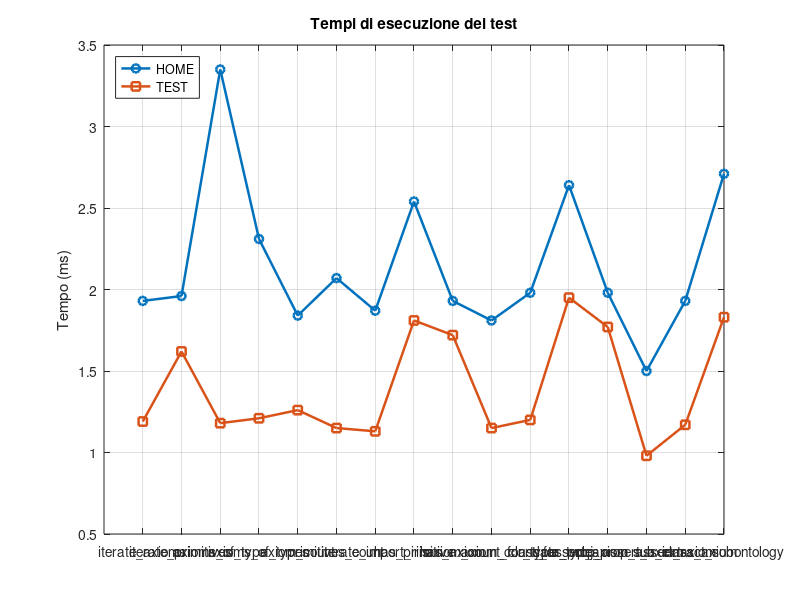
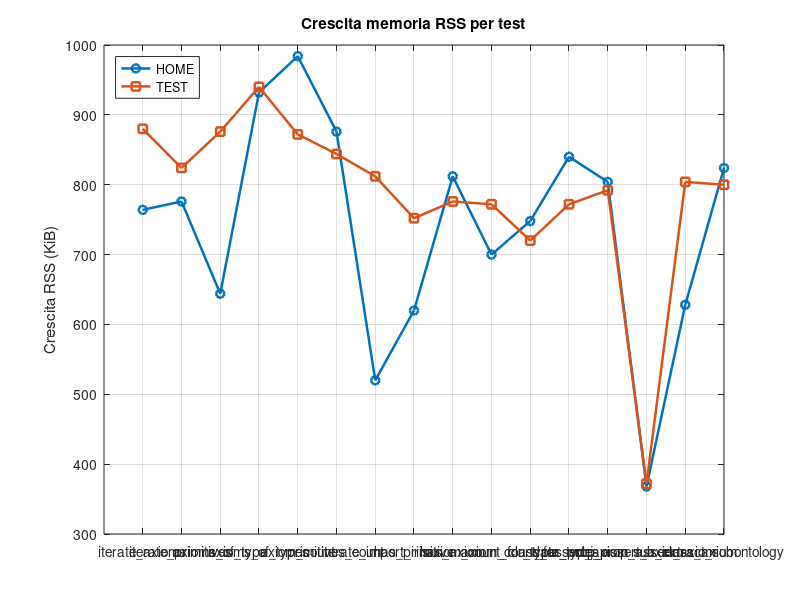
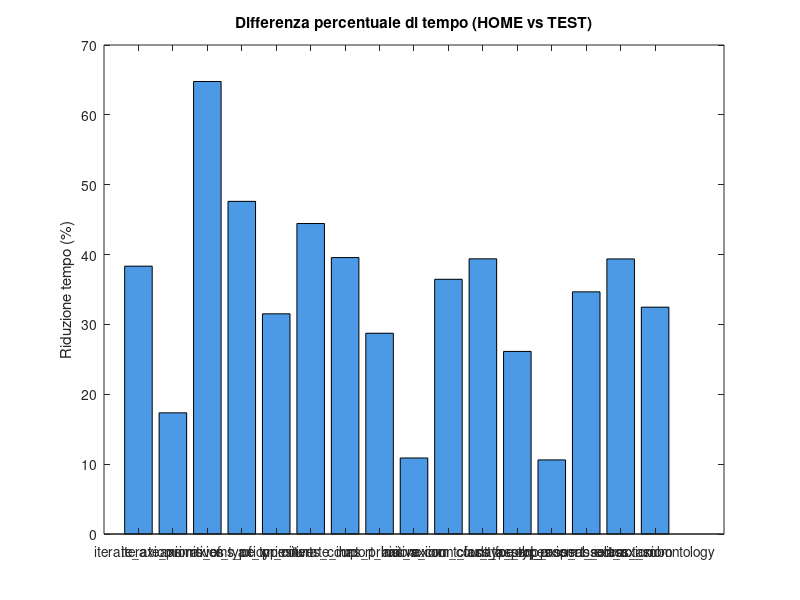

Source code (MATLAB) for these figures, in order: (Note: this script raises an error after producing the figures.)
clear; clc; close all;

% Dati dei test
Test = { ...
    'iterate\_axioms', 'iterate\_primitives', 'axioms\_of\_type', 'axioms\_of\_types', ...
    'axiom\_count', 'primitives\_count', 'iterate\_import\_iris', 'has\_primitive', ...
    'has\_axiom', 'axiom\_count\_for\_type', 'axiom\_count\_for\_types', ...
    'class\_assert\_axiom', 'data\_prop\_assert\_axiom', 'obj\_prop\_assert\_axiom', ...
    'sub\_class\_axiom', 'extract\_subontology'};

Time_HOME = [1.93 1.96 3.35 2.31 1.84 2.07 1.87 2.54 1.93 1.81 1.98 2.64 1.98 1.50 1.93 2.71];
Time_TEST = [1.19 1.62 1.18 1.21 1.26 1.15 1.13 1.81 1.72 1.15 1.20 1.95 1.77 0.98 1.17 1.83];

RSS_HOME = [764 776 644 932 984 876 520 620 812 700 748 840 804 368 628 824];
RSS_TEST = [880 824 876 940 872 844 812 752 776 772 720 772 792 372 804 800];

%% 1️⃣ Grafico lineare: tempi HOME vs TEST
figure('Name','Tempi di esecuzione','Color','w');
plot(Time_HOME, '-o', 'LineWidth', 1.8); hold on;
plot(Time_TEST, '-s', 'LineWidth', 1.8);
set(gca, 'XTick', 1:length(Test), 'XTickLabel', Test, 'XTickLabelRotation', 60);
ylabel('Tempo (ms)');
title('Tempi di esecuzione dei test');
legend('HOME','TEST','Location','northwest');
grid on;

%% 2️⃣ Grafico lineare: crescita RSS HOME vs TEST
figure('Name','Crescita RSS','Color','w');
plot(RSS_HOME, '-o', 'LineWidth', 1.8); hold on;
plot(RSS_TEST, '-s', 'LineWidth', 1.8);
set(gca, 'XTick', 1:length(Test), 'XTickLabel', Test, 'XTickLabelRotation', 60);
ylabel('Crescita RSS (KiB)');
title('Crescita memoria RSS per test');
legend('HOME','TEST','Location','northwest');
grid on;

%% 3️⃣ Differenze percentuali
Delta_Tempo = ((Time_HOME - Time_TEST) ./ Time_HOME) * 100;
Delta_RSS   = ((RSS_HOME - RSS_TEST) ./ RSS_HOME) * 100;

%% 4️⃣ Grafico a barre: riduzione tempo
figure('Name','Differenza tempo','Color','w');
bar(Delta_Tempo, 'FaceColor', [0.3 0.6 0.9]);
set(gca, 'XTick', 1:length(Test), 'XTickLabel', Test, 'XTickLabelRotation', 60);
ylabel('Riduzione tempo (%)');
title('Differenza percentuale di tempo (HOME vs TEST)');
yline(0, '--k');
grid on;

%% 5️⃣ Grafico a barre: riduzione memoria RSS
figure('Name','Differenza RSS','Color','w');
bar(Delta_RSS, 'FaceColor', [0.5 0.8 0.5]);
set(gca, 'XTick', 1:length(Test), 'XTickLabel', Test, 'XTickLabelRotation', 60);
ylabel('Riduzione RSS (%)');
title('Differenza percentuale di memoria RSS (HOME vs TEST)');
yline(0, '--k');
grid on;
